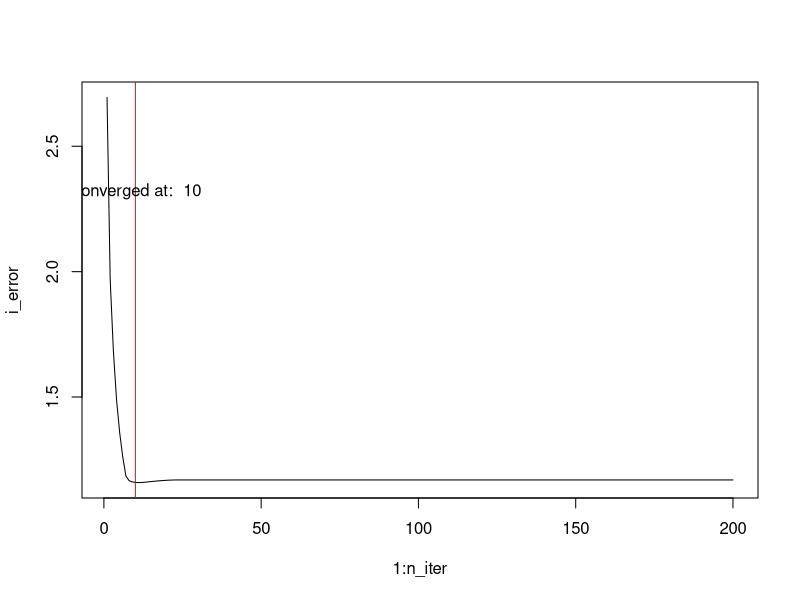

Generate this figure with R: (Note: this script raises an error after producing the figure.)
# For complete weight vector soft-thresholding
soft_threshold <- function(vector, gamma) {
  n = length(vector)
  result = rep(0, n)
  for(i in 1:n) {
    if (vector[i] > gamma)
    {
      result[i] = vector[i] - gamma
    }
    else if (abs(vector[i]) <= gamma)
    {
      result[i] = 0
    }
    else
    {
      result[i] = vector[i] + gamma
    }
  }
  return(result)
}

#  For single variable soft-thresholding
soft_threshold_single <- function(value, lambda) {
  if (value > lambda)
  {
    return (value - lambda)
  }
  else if (abs(value) <= lambda)
  {
    return (0)
  }
  else
  {
    return (value + lambda)
  }
}

degree_matrix <- function(m)
{
  x = colSums(m)
  n = ncol(m)
  return (diag(x, n, n))
}

# Deprecated version: Uses gradient-descent approach with Graph Lasso 2L no L1 penalty
graph_lasso <- function(X, y, n_iter, similarity_matrix, soft)
{
  #set.seed(34)
  learning_rate = 0.0001
  ncol = dim(X)[2]
  n = dim(X)[1]
  w = c(rnorm(ncol)) # initialize each weight to random N(0,1)
  lambda = 0.01
  alpha = 0.1
  print(paste("init weight:", w))
  
  i_error = rep(0, n_iter)
  
  for (i in 1:n_iter)
  {
    i_error[i] = sqrt(1/n * sum((y - X%*%w)^2))
    w = w - learning_rate*((-t(X)%*%(y - X%*%w)) + (1-alpha)*2*((t(similarity_matrix)+similarity_matrix)%*%w))
    if(soft==T)
    {
      w = soft_threshold(w, alpha)
    }
  }
  print(paste("weights updated:", w))
  print(paste("Final error: ", sqrt((1/n * sum((y - X%*%w)^2)))))
  plot(1:n_iter, i_error, type = 'l')
  convergence = min(which(abs(diff(i_error, 1)) <= 0.01))
  abline(v= convergence, col=c('red'))
  text(x = convergence, y = 2*i_error[convergence], labels=paste("Converged at: ", convergence))
}

grake_lasso <- function(X, y, n_iter, similarity_matrix)
{
  #set.seed(34)
  learning_rate = 0.0001
  ncol = dim(X)[2]
  n = dim(X)[1]
  w = c(rnorm(ncol)) # initialize each weight to random N(0,1)
  lambda = 0.9
  alpha = 0.5
  print(paste("init weight:", w))
  
  SVD = svd(similarity_matrix)
  print(SVD)
  S = SVD$u %*% diag(sqrt(SVD$d))
  print(S)
  print(sqrt(SVD$d))
  
  X_new = rbind(X, sqrt(1 - alpha) * S)
  X_new = sqrt(1 + lambda * (1 - alpha)) * X_new
  y_new = c(y, rep(0, ncol))
     
  i_error = rep(0, n_iter)
  
  for (i in 1:n_iter)
  {
    i_error[i] = sqrt(1/n * sum((y - X%*%w)^2))
    for (j in 1:ncol)
    {
      norm_j = norm(X[,j], type="2")
      w[j] = (t(X[, j])%*%(y - X[, -j]%*%w[-j]) / (t(X[, j]) %*% X[, j]))
      w[j] = soft_threshold_single(w[j], (lambda*alpha / (sqrt(1 + lambda * (1 - alpha)))) / (norm_j))
    }
  }
  print(paste("weights updated:", w))
  print(paste("Final error: ", sqrt((1/n * sum((y - X%*%w)^2)))))
  plot(1:n_iter, i_error, type = 'l')
  convergence = min(which(abs(diff(i_error, 1)) <= 0.001))
  abline(v= convergence, col=c('red'))
  text(x = convergence, y = 2*i_error[convergence], labels=paste("Converged at: ", convergence))
}

# For logistic regression
log_graph_lasso <- function(X, y, n_iter, similarity_matrix, soft)
{
  #set.seed(34)
  learning_rate = 0.0005
  ncol = dim(X)[2]
  n = dim(X)[1]
  w = c(rnorm(ncol)) # initialize each weight to random N(0,1)
  lambda = 0.1
  alpha = 100
  print(paste("init weight:", w))
  
  i_error = rep(0, n_iter)
  
  for (i in 1:n_iter)
  {
    i_error[i] = sqrt(1/n * sum((y - X%*%w)^2))
    class = 1/(1+exp(-1*(w%*%t(X))))
    w_up = w - learning_rate*(t(X)%*%(y - t(class))) # + (1-alpha)*2*((t(similarity_matrix)+similarity_matrix)%*%w))
    if(soft==T)
    {
      w = soft_threshold(w_up, alpha)
    }
    else
    {
      w = w_up
    }
  }
  print(paste("weights updated:", w))
  print(paste("Final error: ", (1/n * sum((y - X%*%w)^2))))
  plot(1:n_iter, i_error, type = 'l')
  convergence = min(which(abs(diff(i_error, 1)) <= 0.01))
  abline(v= convergence, col=c('red'))
  text(x = convergence, y = 2*i_error[convergence], labels=paste("Converged at: ", convergence))
}

##TEST##
X = matrix(c(1,2,3,1.5,1.7,1.8,2,2,2,3.5,3.7,3.8,1,2,3,1.4,1.5,1.6,2,2,2,3.5,3.7,3.8,1,2,3,1.4,1.5,1.6), nrow=10)
y = c(1,1,1,2,3,4,1,2,3,4)
n_iter = 200
similarity_matrix = matrix(c(1,0.5,0.3,0.5,1,0.1,0.3,0.1,1), nrow=3)
grake_lasso(X, y, n_iter, similarity_matrix)
glm.fit(x, y)
